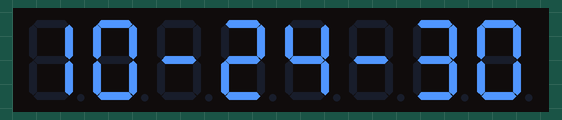
This sketch was run on a simulated Arduino Uno, built with avr-gcc and run on an emulated ATmega328P. Shown: 8-digit seven-segment display. The local clock reads 2024-03-15 10:24:30 at power-on unless the sketch sets it.

Above: at 0.1 s.
At 5.1 s:
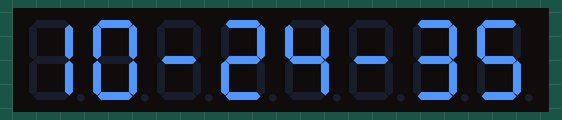
At 11.1 s:
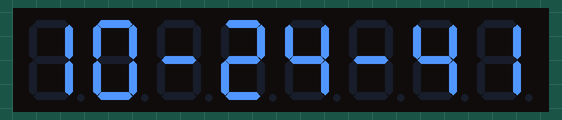
At 19.1 s:
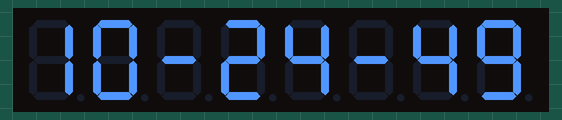
At 28.2 s:
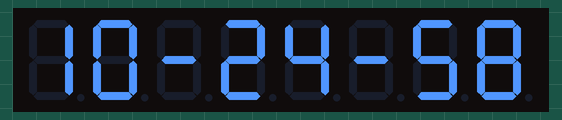
At 38.2 s:
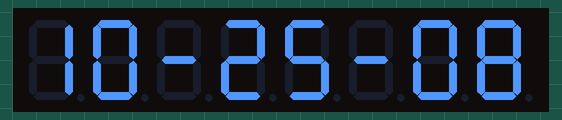

The sketch:

RTC_CLOCK.ino
```cpp
#include <LedControl.h>
#include <Wire.h>
#include <RTClib.h>

// Pins for the MAX7219 module
const int DIN = 10;
const int CLK = 12;
const int CS = 11;

// Create an instance of the LedControl object
LedControl lc = LedControl(DIN, CLK, CS, 1);

// Create an instance of the RTC object
RTC_DS3231 rtc;

void setup() {
  // Start the serial communication with the computer for debugging
  Serial.begin(9600);

  // Initialize the MAX7219 display
  lc.shutdown(0, false);       // Wake up displays
  lc.setIntensity(0, 8);       // Set brightness level (0 is min, 15 is max)
  lc.clearDisplay(0);          // Clear display register

  // Initialize RTC
  if (!rtc.begin()) {
    Serial.println("Couldn't find RTC");
    while (1);
  }

  // Set the RTC to the current date & time if it has lost power
  if (rtc.lostPower()) {
    Serial.println("RTC lost power, setting the time!");
    rtc.adjust(DateTime(F(__DATE__), F(__TIME__)));
  }

  // Manually set the RTC time here:
  // rtc.adjust(DateTime(2024, 9, 15, 7, 14, 0));
}

void loop() {
  // Display the current RTC time
  displayRTCTime();
  delay(1000); // Update every second
}

void displayRTCTime() {
  // Get the current time
  DateTime now = rtc.now();

  int hour = now.hour();
  int minute = now.minute();
  int second = now.second();

  // Prepare the time as a string
  char timeString[9];
  sprintf(timeString, "%02d-%02d-%02d", hour, minute, second);

  // Display the time on the MAX7219
  for (int i = 0; i < 8; i++) {
    if (timeString[i] == '-') {
      lc.setChar(0, 7 - i, '-', false); // Blank space for the dash
    } else {
      lc.setDigit(0, 7 - i, timeString[i] - '0', false);
    }
  }
}
```

Measured:
- what the display in image 2 shows lasts 1.0 s, from 11.1 s to 12.1 s
